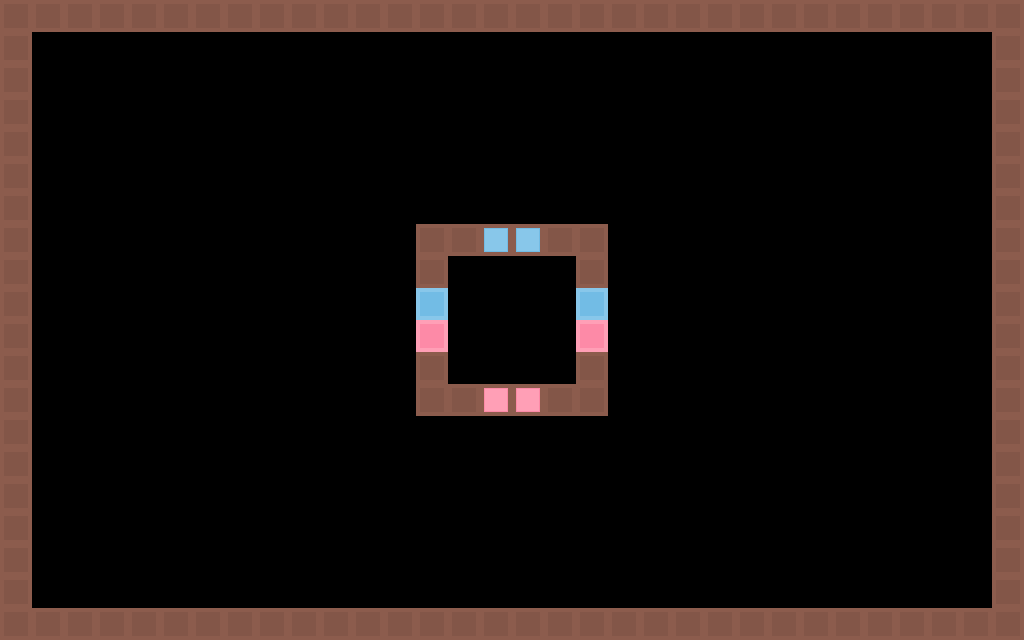

Tiled map render using the project's own tile images. Description and the map definition, with tile-layer contents summarised, below:
An orthogonal 32x20 tile map with 32x32 px tiles, 1 tile layer (Tiles), 1 hidden layer not drawn.

<map version="1.0" orientation="orthogonal" width="32" height="20" tilewidth="32" tileheight="32">
 <tileset firstgid="1" name="tiles_32x32" tilewidth="32" tileheight="32">
  <image source="../tiles_32x32.png" width="256" height="256" />
  <tile id="0">
   <properties>
    <property name="color" value="red" />
    <property name="destroy" value="true" />
    <property name="name" value="brickRed" />
    <property name="solid" value="true" />
   </properties>
  </tile>
  <tile id="1">
   <properties>
    <property name="color" value="green" />
    <property name="destroy" value="true" />
    <property name="name" value="brickGreen" />
    <property name="solid" value="true" />
   </properties>
  </tile>
  <tile id="2">
   <properties>
    <property name="color" value="blue" />
    <property name="destroy" value="true" />
    <property name="name" value="brickBlue" />
    <property name="solid" value="true" />
   </properties>
  </tile>
  <tile id="3">
   <properties>
    <property name="color" value="purple" />
    <property name="destroy" value="true" />
    <property name="name" value="brickPurple" />
    <property name="solid" value="true" />
   </properties>
  </tile>
  <tile id="8">
   <properties>
    <property name="color" value="red" />
    <property name="effect" value="die" />
    <property name="name" value="dangerRed" />
    <property name="solid" value="true" />
   </properties>
  </tile>
  <tile id="9">
   <properties>
    <property name="color" value="green" />
    <property name="effect" value="die" />
    <property name="name" value="dangerGreen" />
    <property name="solid" value="true" />
   </properties>
  </tile>
  <tile id="10">
   <properties>
    <property name="color" value="blue" />
    <property name="effect" value="die" />
    <property name="name" value="dangerBlue" />
    <property name="solid" value="true" />
   </properties>
  </tile>
  <tile id="11">
   <properties>
    <property name="color" value="purple" />
    <property name="effect" value="die" />
    <property name="name" value="dangerPurple" />
    <property name="solid" value="true" />
   </properties>
  </tile>
  <tile id="16">
   <properties>
    <property name="color" value="red" />
    <property name="effect" value="color" />
    <property name="name" value="colorRed" />
    <property name="solid" value="true" />
   </properties>
  </tile>
  <tile id="17">
   <properties>
    <property name="color" value="green" />
    <property name="effect" value="color" />
    <property name="name" value="colorGreen" />
    <property name="solid" value="true" />
   </properties>
  </tile>
  <tile id="18">
   <properties>
    <property name="color" value="blue" />
    <property name="effect" value="color" />
    <property name="name" value="colorBlue" />
    <property name="solid" value="true" />
   </properties>
  </tile>
  <tile id="19">
   <properties>
    <property name="color" value="purple" />
    <property name="effect" value="color" />
    <property name="name" value="colorPurple" />
    <property name="solid" value="true" />
   </properties>
  </tile>
  <tile id="24">
   <properties>
    <property name="name" value="wallDefault" />
    <property name="solid" value="true" />
   </properties>
  </tile>
 </tileset>
 <layer name="Background" width="32" height="20" visible="0">
  <data>[640 cells, 640 non-empty, 1 distinct tile ids]</data>
 </layer>
 <layer name="Tiles" width="32" height="20">
  <data>[640 cells, 120 non-empty, 5 distinct tile ids]</data>
 </layer>
</map>
